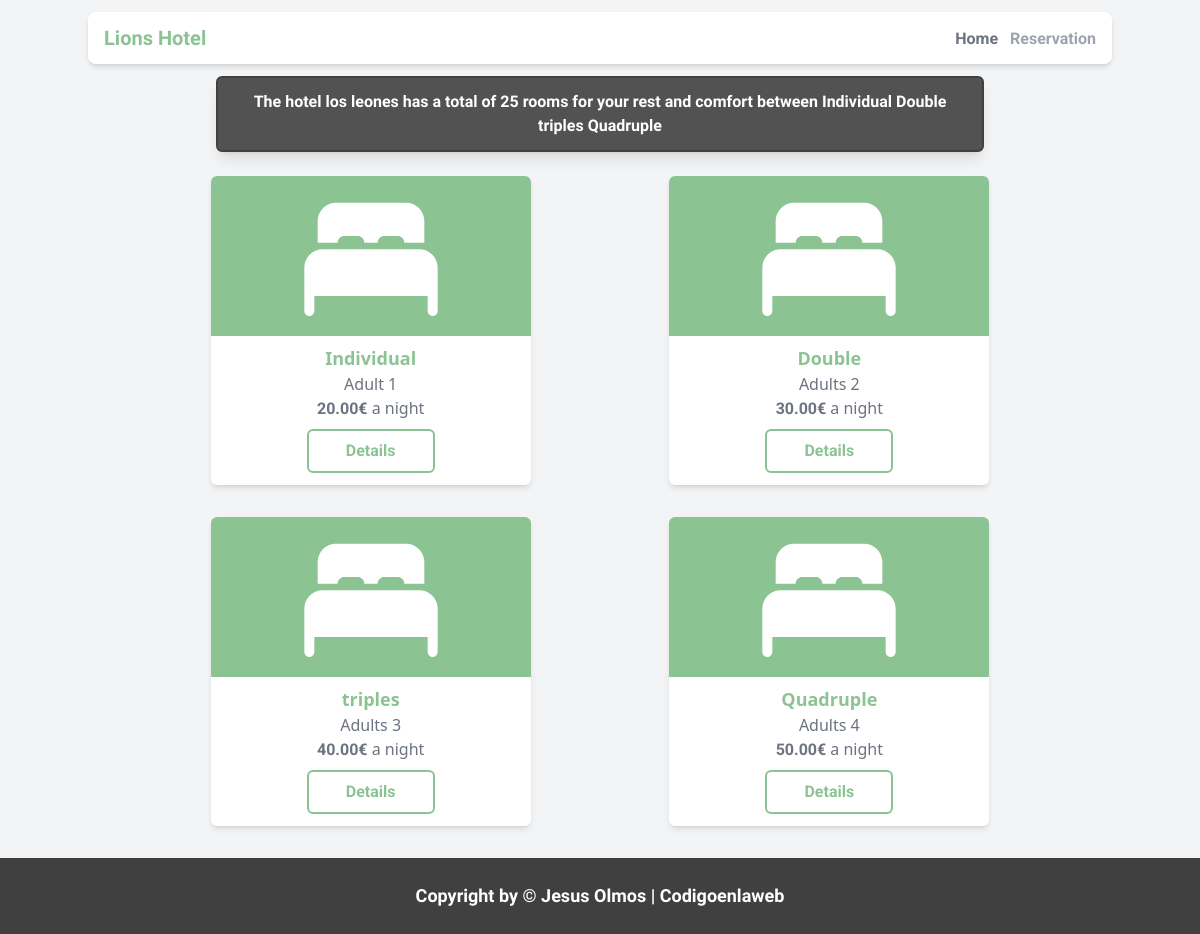
The page / on the database its author committed.
### apps/TypeOfRoom/models.py (models this page shows, shortened)
class TypeOfRoom(models.Model):
    category = models.CharField(verbose_name="Category", max_length=20)
    number_of_people = models.IntegerField(verbose_name="Number of people")
    price = models.DecimalField(verbose_name="Price", max_digits=5, decimal_places=2)
    description = models.TextField(verbose_name="Description", blank=True, null=True)
    class Meta:
        verbose_name = 'TypeOfRoom'
        verbose_name_plural = 'TypeOfRooms'

### apps/Home/views.py (the view)
# urls.py: path('', DashboardListView.as_view(), name="dashboard"),
class DashboardListView(ListView):
    context_object_name = 'type_of_rooms'
    template_name = "home/dashboard.html"
    def get_queryset(self):
        queryset = TypeOfRoom.objects.all()
        return queryset
    def get_context_data(self, **kwargs):
        context = super(DashboardListView, self).get_context_data(**kwargs)
        context['leng_room'] = Room.objects.count_rooms()
        return context

### apps/Room/managers.py (called while the page is built)
    def count_rooms(self):
        return self.all().aggregate(count_room=Count('id'))

### templates/home/dashboard.html (shortened to what this page needs)
{% extends 'modules/base.html' %}
{% load static %}
{% block main_content %}
<main class="px-2 md:px-4">
    <article class="animate__animated animate__backInLeft max-w-screen-md mx-auto px-2 md:px-4 bg-neutral-600 border-2 border-solid shadow-lg border-neutral-700 py-2 md:py-3 rounded-md text-center">
        <h2 class="text-white font-bold font-quicksand">
            The hotel los leones has a total of {{leng_room.count_room}}
            rooms for your rest and comfort between {% for room_type in type_of_rooms %}{{room_type.category}} {% endfor %}
        </h2>
    </article>
    <section class="flex flex-wrap justify-center sm:justify-evenly mt-2 max-w-screen-lg mx-auto">
        {% for room_type in type_of_rooms %}
        <article class="animate__animated animate__slower animate__fadeIn w-full sm:w-2/5 md:mx-4 max-w-xs my-4 bg-white shadow-md rounded-md text-center">
        <p class="text-lg font-bold text-principalgreen">{{room_type.category}}</p>
        {% if room_type.number_of_people > 1 %}
            <p class="text-gray-500 font-medium">Adults {{room_type.number_of_people}}</p>
        {% else %}
            <p class="text-gray-500 font-medium">Adult {{room_type.number_of_people}}</p>
        {% endif %}
        <p class="text-gray-500 font-medium"><span class="font-roboto font-bold">{{room_type.price}}€</span> a night</p>
        <a class="buttonpricipal block w-2/5 mx-auto mt-2 mb-3" href="{% url 'type_of_reservation:room_avaible' room_type.id %}"
            >Details</a
        >
        </article>
        {% endfor %}
    </section>
</main>
{% endblock main_content %}

### templates/modules/base.html (shortened to what this page needs)
{% load static %}
<!DOCTYPE html>
<html lang="en">
<head>
    <link rel="stylesheet" type="text/css" href="{% static 'css/style.css' %}">
    <link
    rel="stylesheet"
    href="https://cdnjs.cloudflare.com/ajax/libs/animate.css/4.1.1/animate.min.css"
    />
</head>
<body class="bg-gray-100">
    {% include "modules/header.html" %}
    {% block main_content %}{% endblock main_content %}
    {% include "modules/footer.html" %}
</body>
</html>

### templates/modules/header.html
<header class="px-2 md:px-4">
  <nav class="containerbase flex flex-wrap justify-between items-center">
    <h1 class="font-bold font-quicksand text-xl text-principalgreen">
      Lions Hotel
    </h1>
    <ul class="flex items-center">
      {% url 'home:dashboard' as url %}
      <li class="mr-2 md:mr-3 transition duration-150 ease-linear focus:scale-110 hover:scale-110">
        <a
          class="{% if request.path == url %}linkactive {% else %} linkinactive {% endif %}"
          href="{% url 'home:dashboard' %}"
          >Home</a
        >
      </li>
      {% url 'reservation:confirmed_reservations_list' as url %}
      <li class="transition duration-150 ease-linear focus:scale-110 hover:scale-110">
        <a
          class="{% if request.path == url %}linkactive {% else %} linkinactive {% endif %}"
          href="{% url 'reservation:confirmed_reservations_list' %}"
          >Reservation</a
        >
      </li>
    </ul>
  </nav>
</header>

### templates/modules/footer.html
<footer class="text-center bg-neutral-700 py-6 mt-4 text-white font-quicksand font-bold text-lg w-full">
    Copyright by &copy; Jesus Olmos | Codigoenlaweb
</footer>

### rows shown on the page
TypeOfRoom: category "Individual", number_of_people "1", price "20.00"
TypeOfRoom: category "Double", number_of_people "2", price "30.00"
TypeOfRoom: category "triples", number_of_people "3", price "40.00"
TypeOfRoom: category "Quadruple", number_of_people "4", price "50.00"

### other values the page prints
{{ leng_room.count_room }} "25"
